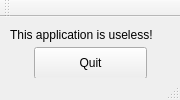
<?xml version="1.0" encoding="UTF-8"?>
<ui version="4.0">
 <class>MainWindow</class>
 <widget class="QMainWindow" name="MainWindow">
  <property name="geometry">
   <rect>
    <x>0</x>
    <y>0</y>
    <width>180</width>
    <height>100</height>
   </rect>
  </property>
  <property name="sizePolicy">
   <sizepolicy hsizetype="Preferred" vsizetype="Preferred">
    <horstretch>0</horstretch>
    <verstretch>0</verstretch>
   </sizepolicy>
  </property>
  <property name="minimumSize">
   <size>
    <width>180</width>
    <height>100</height>
   </size>
  </property>
  <property name="maximumSize">
   <size>
    <width>180</width>
    <height>100</height>
   </size>
  </property>
  <property name="baseSize">
   <size>
    <width>0</width>
    <height>0</height>
   </size>
  </property>
  <property name="windowTitle">
   <string>Hello Qt</string>
  </property>
  <widget class="QWidget" name="centralWidget">
   <widget class="QPushButton" name="pushButton_Quit">
    <property name="geometry">
     <rect>
      <x>34</x>
      <y>30</y>
      <width>113</width>
      <height>32</height>
     </rect>
    </property>
    <property name="toolTip">
     <string>Quits the application</string>
    </property>
    <property name="text">
     <string>Quit</string>
    </property>
   </widget>
   <widget class="QLabel" name="labelMessage">
    <property name="geometry">
     <rect>
      <x>10</x>
      <y>10</y>
      <width>181</width>
      <height>16</height>
     </rect>
    </property>
    <property name="text">
     <string>This application is useless!</string>
    </property>
   </widget>
  </widget>
  <widget class="QMenuBar" name="menuBar">
   <property name="geometry">
    <rect>
     <x>0</x>
     <y>0</y>
     <width>180</width>
     <height>22</height>
    </rect>
   </property>
  </widget>
  <widget class="QToolBar" name="mainToolBar">
   <attribute name="toolBarArea">
    <enum>TopToolBarArea</enum>
   </attribute>
   <attribute name="toolBarBreak">
    <bool>false</bool>
   </attribute>
  </widget>
  <widget class="QStatusBar" name="statusBar"/>
 </widget>
 <layoutdefault spacing="6" margin="11"/>
 <resources/>
 <connections>
  <connection>
   <sender>pushButton_Quit</sender>
   <signal>clicked()</signal>
   <receiver>MainWindow</receiver>
   <slot>close()</slot>
   <hints>
    <hint type="sourcelabel">
     <x>70</x>
     <y>167</y>
    </hint>
    <hint type="destinationlabel">
     <x>65</x>
     <y>220</y>
    </hint>
   </hints>
  </connection>
 </connections>
</ui>
